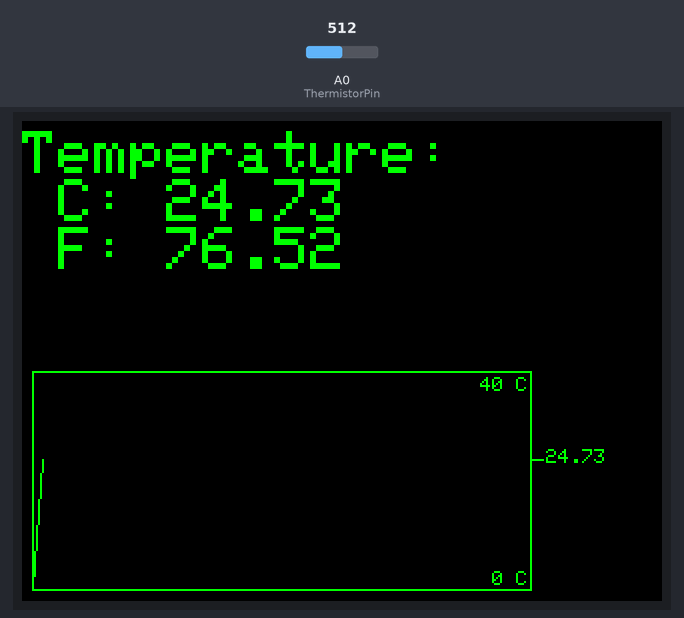
This sketch was run on a simulated Arduino Uno, built with avr-gcc and run on an emulated ATmega328P. Shown: 320×240 colour display. The test bench sets the inputs (shaded band); at power-on: A0 (ThermistorPin) = 512. What the sketch prints to the serial monitor is not drawn.

Above: at 1.4 s.
1.5 s: A0 (ThermistorPin) set to 716
At 6.0 s:
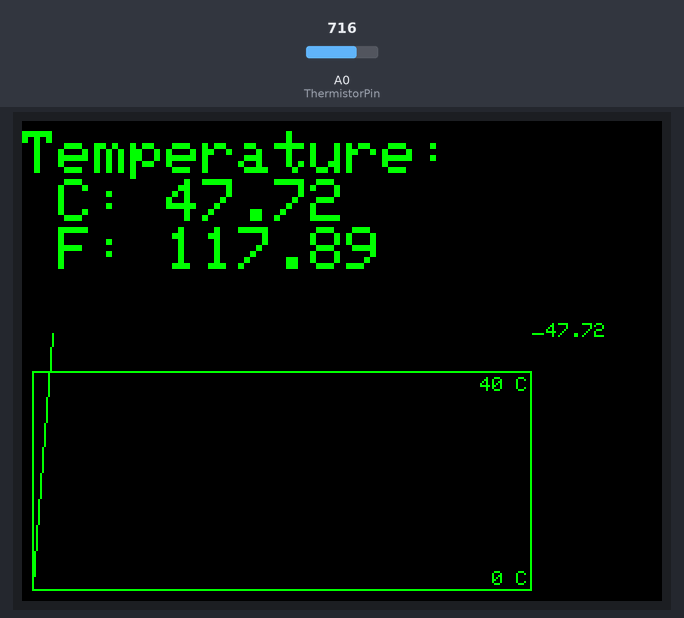
11.8 s: A0 (ThermistorPin) set to 900
At 16.2 s:
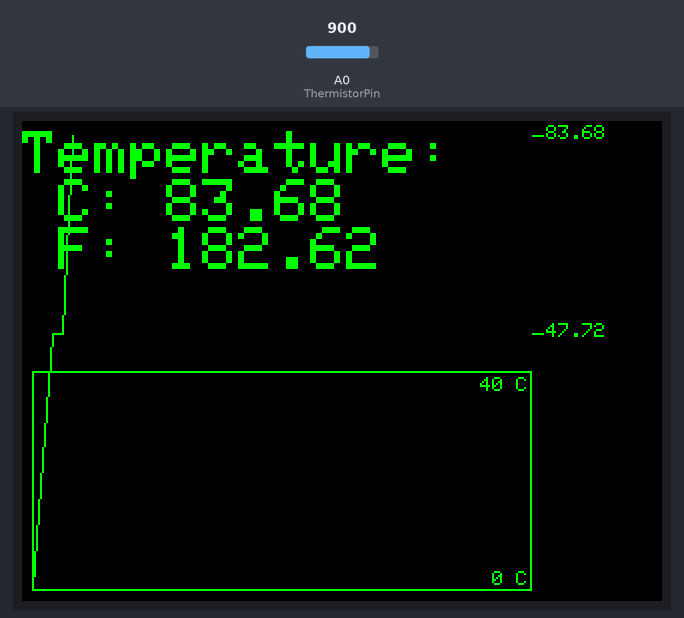
21.9 s: A0 (ThermistorPin) set to 930
At 26.3 s:
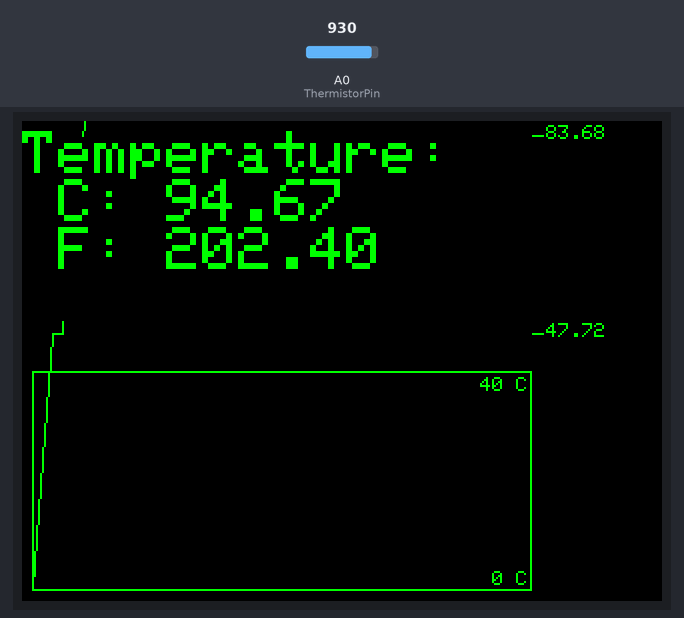
Timing chart, 0 to 27.8 s (numbered marks = the images above; inputs shaded):
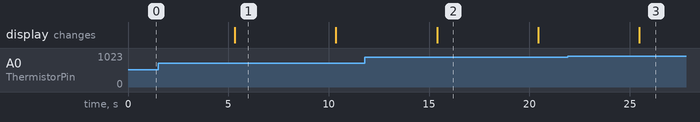

The sketch:

Temperature_tftLcd.ino
```cpp
#include <Adafruit_GFX.h>    // Core graphics library
#include <Adafruit_TFTLCD.h> // Hardware-specific library
#include <TouchScreen.h>
#include <SD.h>
#include <SPI.h>


#define LCD_CS A3 // Chip Select goes to Analog 3
#define LCD_CD A2 // Command/Data goes to Analog 2
#define LCD_WR A1 // LCD Write goes to Analog 1
#define LCD_RD A0 // LCD Read goes to Analog 0

#define LCD_RESET A4 // Can alternately just connect to Arduino's reset pin
#define SD_CS 10
#define BUFFPIXEL 20


 #define TS_MINX  142
 #define TS_MINY  119
 #define TS_MAXX  974
 #define TS_MAXY  920


#define YP A1  // must be an analog pin, use "An" notation!
#define XM A2  // must be an analog pin, use "An" notation!
#define YM 7   // can be a digital pin
#define XP 6   // can be a digital pin


#define MINPRESSURE 10
#define MAXPRESSURE 1000

TouchScreen ts = TouchScreen(XP, YP, XM, YM, 300);


#define BLACK   0x0000
#define BLUE    0x001F
#define RED     0xF800
#define GREEN   0x07E0
#define CYAN    0x07FF
#define MAGENTA 0xF81F
#define YELLOW  0xFFE0
#define WHITE   0xFFFF
#define GRAY    0x7BEF


Adafruit_TFTLCD tft(LCD_CS, LCD_CD, LCD_WR, LCD_RD, LCD_RESET);

int ThermistorPin = 14;
int Vo;
int graphTemp, oldTemp, time, oldTime;
float R1 = 10000;
float logR2, R2, T, C;
float c1 = 1.009249522e-03, c2 = 2.378405444e-04, c3 = 2.019202697e-07;

void setup() {
  //code for the setup of the screen
Serial.begin(9600);
tft.reset();
tft.begin(0x9325);
tft.setRotation(tft.getRotation()+1);
tft.setRotation(1);
tft.setTextColor(GREEN);
tft.setCursor(0, 5);
tft.setTextSize(3);
tft.fillScreen(BLACK);
//set up ints
time = 255;
oldTime = 5;
oldTemp = 234;
}

void loop() {

//code for finding temp
  Vo = analogRead(ThermistorPin);
  R2 = R1 * (1023.0 / (float)Vo - 1.0);
  logR2 = log(R2);
  T = (1.0 / (c1 + c2*logR2 + c3*logR2*logR2*logR2));
  T = T - 273.15;
  T = (T * 9.0)/ 5.0 + 32.0;
  C = T -32;
  C = C * 5/9;

//code to send tempature data to computure
  Serial.print("Temperature: ");
  Serial.print(" C: ");
  Serial.print(C);
  Serial.print(" F: ");
  Serial.println(T);

//code to write temp data to tft lcd screen
  tft.fillRect(0,0,220,100,BLACK); //clear old writings
  tft.setCursor(0, 5);
  tft.setTextSize(3);
  tft.println("Temperature: ");
  tft.print(" C: ");
  tft.println(C);
  tft.print(" F: ");
  tft.println(T);

  //map temp data to graph data
  graphTemp = map(C,0,40,235,125);

  //setup for graph
  if(time == 255){
    time = 10;
    oldTime = 5;
    //drawbox for graph of temp data/ clear old data
    tft.fillRect(6, 126, 248, 108, BLACK);
    tft.drawRect(5,125,250,110,GREEN);

    // write peramiters of graph
    tft.setCursor(229, 128);
    tft.setTextSize(1);
    tft.print("40 C");
    tft.setCursor(235, 225);
    tft.print("0 C");
  }

  //draw the line of data
  tft.drawLine(oldTime, oldTemp, time, graphTemp,GREEN);

  //clear and draw new data at end of graph
  tft.fillRect(255, 125, 36, 110, BLACK);
  tft.drawLine(255, graphTemp, 260, graphTemp, GREEN);
  tft.setCursor(262, graphTemp - 5);
  tft.setTextSize(1);
  tft.print(C);

  //update old data
  oldTime = time;
  oldTemp = graphTemp;

  time = time + 5; //note the increse of time by 5 seconds

  delay(5000);
}
```
